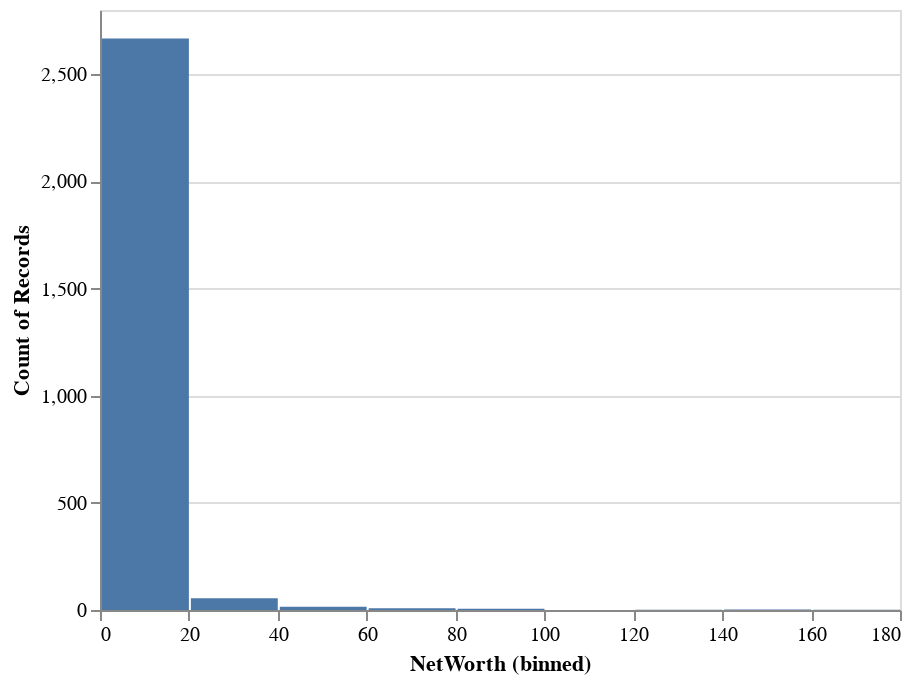

Notebook source saved alongside this figure:
### Code cell
alt.Chart(forbes_billionaires).mark_bar().encode(alt.X("NetWorth", bin=True), y='count()',)

### Figure 1 — Vega-Lite specification as saved in the notebook (floating-point values rounded to 4 significant figures; data arrays with more than 128 entries replaced by an {"elided": "..."} marker saying what was removed)
{"config": {"view": {"continuousWidth": 400, "continuousHeight": 300}}, "data": {"name": "data-a6b7d0b15508b054ff8b86651bdfc7df"}, "mark": "bar", "encoding": {"x": {"bin": true, "field": "NetWorth", "type": "quantitative"}, "y": {"aggregate": "count", "type": "quantitative"}}, "$schema": "https://vega.github.io/schema/vega-lite/v4.17.0.json", "datasets": {"data-a6b7d0b15508b054ff8b86651bdfc7df": {"elided": "2755 records"}}}
